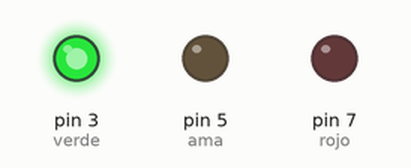
A sketch run on a simulated Arduino Uno, built with avr-gcc and run on an emulated ATmega328P. On the bench: output pins drawn as LEDs (lit = HIGH).

Above: at 2.0 s.
At 4.2 s:
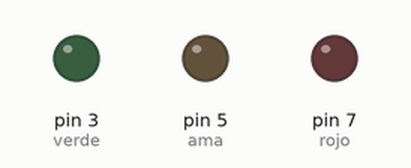
At 7.0 s:
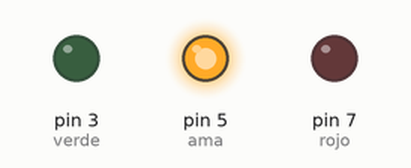
At 10.0 s:
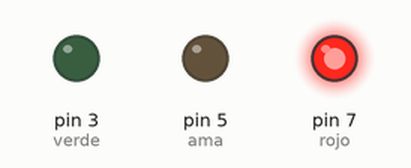
Timing chart, 0 to 15.6 s (numbered marks = the images above):
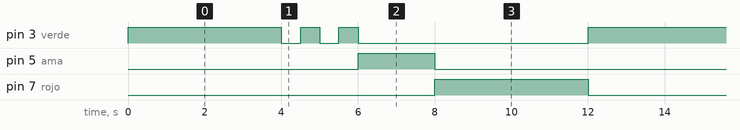

The sketch:

EspinozaLizbeth_Deber5.4_SE.ino
```cpp
int verde=3;
int ama=5;
int rojo=7;

void setup() // Metodo de configuraciones
{
//Declaramos los pines de salida (uno por cada led)
  pinMode(verde,OUTPUT);
  pinMode(ama,OUTPUT);
  pinMode(rojo,OUTPUT);
}

void loop() //Bucle de iteraciones (por defecto)
{
  digitalWrite(verde,HIGH);//Encendemos luz verde
  delay(4000);//Pasan 4 segundos
  digitalWrite(verde,LOW);//Apagamos luz verde
  delay(500); //Pasa medio segundo
  digitalWrite(verde,HIGH);//Se enciende luz verde (1er parpadeo)
  delay(500); //Pasa medio segundo
  digitalWrite(verde,LOW);//Apagamos luz verde
  delay(500); //Pasa medio segundo
  digitalWrite(verde,HIGH);//Se enciende luz verde (2ndo parpadeo)
  delay(500); //Pasa medio segundo
  digitalWrite(verde,LOW);//Apagamos luz verde
  digitalWrite(ama,HIGH); //Encendemos luz amarilla
  delay(2000);//Pasan 2 segundos
  digitalWrite(ama,LOW);//Apagamos luz amarilla
  digitalWrite(rojo,HIGH);//Encendemos Luz Roja
  delay(4000); //Pasan 4 segundos
  digitalWrite(rojo,LOW);//Apagamos Luz roja
  //Vuelve a repetirse todo desde el inicio ya que es un bucle
}
```

Measured:
- by itself, pin 3 (verde): repeats every 12.0 s: 2 × (LOW 0.50 s, HIGH 0.50 s), LOW 6.0 s, HIGH 4.0 s
- by itself, pin 5 (ama): alternates HIGH for 2.0 s and LOW for 10.0 s
- by itself, pin 7 (rojo): alternates HIGH for 4.0 s and LOW for 8.0 s
